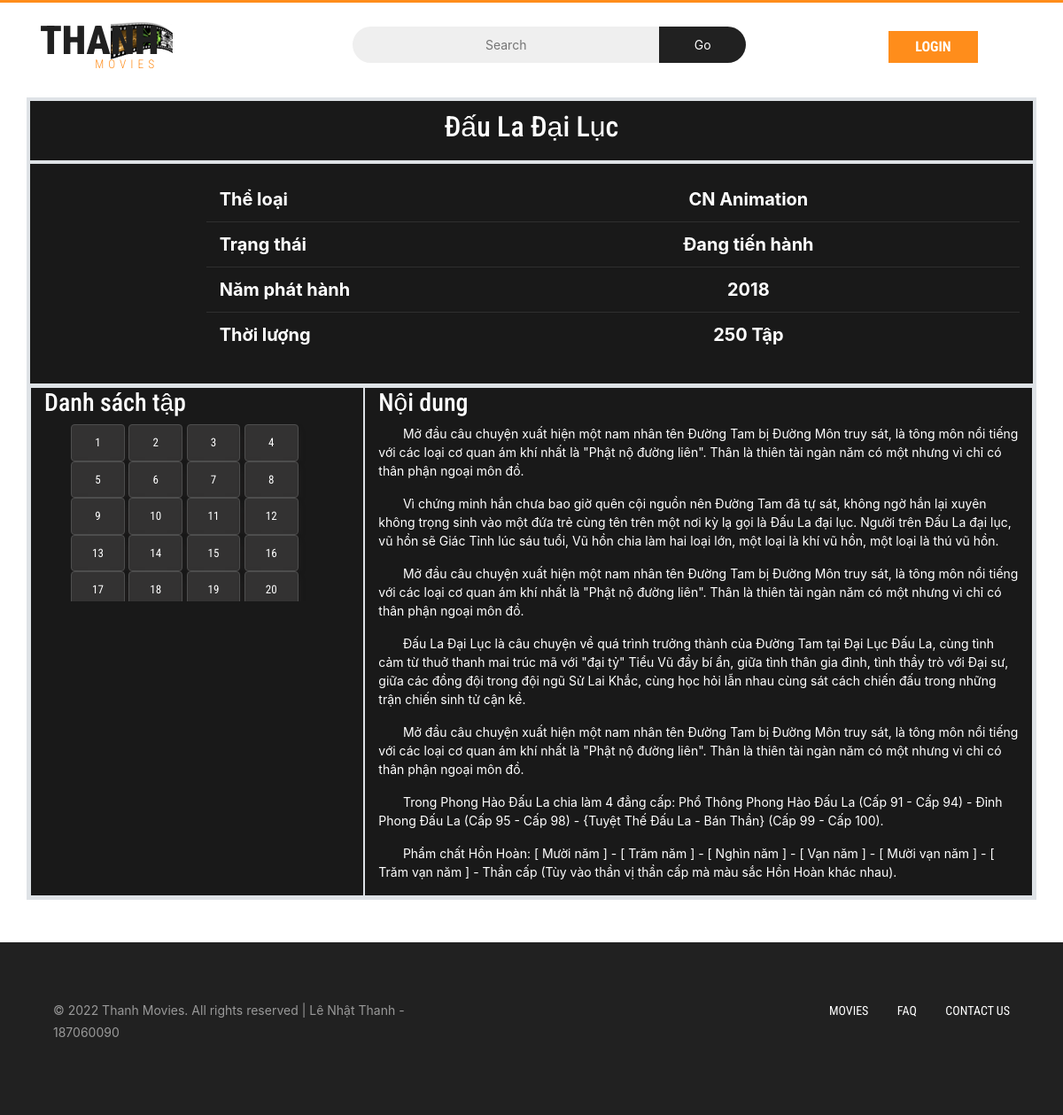
The app's page /thong-tin-phim/thong-tin-phim.php?movies_id=33 with its own data.
### tables this page shows
CREATE TABLE IF NOT EXISTS `movies` (
  `id` int(11) NOT NULL AUTO_INCREMENT,
  `title_movie` varchar(100) DEFAULT NULL,
  `description` longtext DEFAULT NULL,
  `status` int(11) DEFAULT NULL,
  `image` varchar(255) DEFAULT NULL,
  `year` year(4) DEFAULT NULL,
  `list_episodes` int(255) DEFAULT NULL,
  `category_id` int(11) DEFAULT NULL,
  `genre_id` int(11) DEFAULT NULL,
  `country_id` int(11) DEFAULT NULL,
  PRIMARY KEY (`id`),
  KEY `category_id` (`category_id`),
  KEY `genre_id` (`genre_id`),
  KEY `country_id` (`country_id`),
  CONSTRAINT `FK_moives_categories` FOREIGN KEY (`category_id`) REFERENCES `categories` (`id`),
  CONSTRAINT `FK_moives_countries` FOREIGN KEY (`country_id`) REFERENCES `countries` (`id`),
  CONSTRAINT `FK_moives_genres` FOREIGN KEY (`genre_id`) REFERENCES `genres` (`id`)
);

CREATE TABLE IF NOT EXISTS `genres` (
  `id` int(11) NOT NULL AUTO_INCREMENT,
  `title_genre` varchar(100) DEFAULT NULL,
  `description` varchar(255) DEFAULT NULL,
  `status` int(11) DEFAULT NULL,
  PRIMARY KEY (`id`)
);

CREATE TABLE IF NOT EXISTS `episodes` (
  `id` int(11) NOT NULL AUTO_INCREMENT,
  `linkphim` longtext DEFAULT NULL,
  `episode` int(11) DEFAULT NULL,
  `moive_id` int(11) DEFAULT NULL,
  PRIMARY KEY (`id`) USING BTREE,
  KEY `moive_id` (`moive_id`),
  CONSTRAINT `FK_episodes_moives` FOREIGN KEY (`moive_id`) REFERENCES `movies` (`id`)
);

### thong-tin-phim/thong-tin-phim.php (the view, shortened to what this page needs)
<?php include_once __DIR__ . '/../dbconnect.php'; ?>
<?php
$movies_id = null;
if (isset($_GET['movies_id'])) {
    $movies_id = $_GET['movies_id'];
}
$sqlThongTinPhim = "
    SELECT mv.id, mv.title_movie, mv.description, mv.`status`, mv.image, mv.`year`, mv.list_episodes, gr.title_genre
    FROM movies mv
    JOIN genres gr ON gr.id = mv.genre_id
    WHERE mv.id = $movies_id;
";
$resultThongTinPhim = mysqli_query($conn, $sqlThongTinPhim);
$dataThongTinPhim = [];
while ($item = mysqli_fetch_array($resultThongTinPhim, MYSQLI_ASSOC)) {
    $dataThongTinPhim[] = array(
        'movies_id' => $item['id'],
        'movies_title' => $item['title_movie'],
        'movies_description' => $item['description'],
        'movies_status' => $item['status'],
        'movies_image' => $item['image'],
        'movies_year' => $item['year'],
        'movies_list_episodes' => $item['list_episodes'],
        'genres_title' => $item['title_genre'],
    );
}
$sqlSoTapPhim = "
    SELECT id,linkphim,episode,moive_id
    FROM episodes
    WHERE moive_id = $movies_id
    ORDER BY episode ASC;
";
$resultSoTapPhim = mysqli_query($conn, $sqlSoTapPhim);
$dataSoTapPhim = [];
while ($item = mysqli_fetch_array($resultSoTapPhim, MYSQLI_ASSOC)) {
    $dataSoTapPhim[] = array(
        'episodes_id' => $item['id'],
        'episodes_linkphim' => $item['linkphim'],
        'episodes_episode' => $item['episode'],
    );
}
?>
<!DOCTYPE html>
<html lang="en">
<head>
    <link href="/web-xem-phim/assets/css/bootstrap.css" rel="stylesheet" type="text/css" media="all" />
    <link href="/web-xem-phim/assets/css/style.css" rel="stylesheet" type="text/css" media="all" />
    <link rel="stylesheet" href="/web-xem-phim/assets/css/contactstyle.css" type="text/css" media="all" />
    <link rel="stylesheet" href="/web-xem-phim/assets/css/faqstyle.css" type="text/css" media="all" />
    <link href="/web-xem-phim/assets/css/single.css" rel='stylesheet' type='text/css' />
    <link href="/web-xem-phim/assets/css/medile.css" rel='stylesheet' type='text/css' />
    <link href="/web-xem-phim/assets/css/jquery.slidey.min.css" rel="stylesheet">
    <link href="/web-xem-phim/assets/css/popuo-box.css" rel="stylesheet" type="text/css" media="all" />
    <link rel="stylesheet" href="/web-xem-phim/assets/css/font-awesome.min.css" />
    <link href="/web-xem-phim/assets/css/owl.carousel.css" rel="stylesheet" type="text/css" media="all">
    <link href="/web-xem-phim/thong-tin-phim/assets/css/mdb.min.css" rel="stylesheet" type="text/css" media="all">
    <link href="/web-xem-phim/thong-tin-phim/assets/css/style.css" rel="stylesheet" type="text/css" media="all">
    <?php include_once __DIR__ . '/../frontend/layouts/styles.php' ?>
</head>
<body>
    <?php include_once __DIR__ . '/../frontend/partials/header.php' ?>
    <div class="main">
        <div class="container border" style="align-items: center;color: #fff;background: #191919;border-radius: 0!important;border: 2px solid #dee2e6!important;">
            <div class="row border" style="border: 2px solid #dee2e6!important;">
                <div class="col" style="padding: 10px 0px;">
                    <?php foreach ($dataThongTinPhim as $ttp) : ?>
                        <div class="col-md-12 text-center tile-movies ">
                            <h2><?= $ttp['movies_title'] ?></h2>
                        </div>
                </div>
            </div>
            <div class="row border" style="border: 2px solid #dee2e6!important;">
                <div class="col-md-12 content-movies">
                    <div class="row" style="margin: 15px 0px 30px 0px;">
                        <div class="col-md-2 content-movies-img">
                        </div>
                        <div class="col-md-10 content-movies-list">
                            <div class="row" style="padding: 10px 0px;align-items: center;">
                                <div class="col-md-4 content-movies-list">
                                    <div style="font-weight: 700;font-size: 20px;">Thể loại</div>
                                </div>
                                <div class="col-md-8 content-movies-list text-center">
                                    <div style="font-weight: 700;font-size: 20px;"><?= $ttp['genres_title'] ?></div>
                                </div>
                            </div>
                            <div class="row" style="padding: 10px 0px;align-items: center;border-top: #2f2f2f 1px solid;">
                                <div class="col-md-4 content-movies-list">
                                    <div style="font-weight: 700;font-size: 20px;">Trạng thái</div>
                                </div>
                                <div class="col-md-8 content-movies-list text-center">
                                    <?php if ($ttp['movies_status'] == 1) : ?>
                                        <div style="font-weight: 700;font-size: 20px;"><?= $ttp['movies_status'] = "Đang tiến hành" ?></div>
                                    <?php else : ?>
                                        <div style="font-weight: 700;font-size: 20px;"><?= $ttp['movies_status'] = "Hoàn thành" ?></div>
                                    <?php endif; ?>
                                </div>
                            </div>
                            <div class="row" style="padding: 10px 0px;align-items: center;border-top: #2f2f2f 1px solid;">
                                <div class="col-md-4 content-movies-list">
                                    <div style="font-weight: 700;font-size: 20px;">Năm phát hành</div>
                                </div>
                                <div class="col-md-8 content-movies-list text-center">
                                    <div style="font-weight: 700;font-size: 20px;"><?= $ttp['movies_year'] ?></div>
                                </div>
                            </div>
                            <div class="row" style="padding: 10px 0px;align-items: center;border-top: #2f2f2f 1px solid;">
                                <div class="col-md-4 content-movies-list">
                                    <div style="font-weight: 700;font-size: 20px;">Thời lượng</div>
                                </div>
                                <div class="col-md-8 content-movies-list text-center">
                                    <div style="font-weight: 700;font-size: 20px;"><?= $ttp['movies_list_episodes'] ?> Tập</div>
                                </div>
                            </div>
                        </div>
                    </div>
                </div>
            </div>
            <div class="row border" style="border: 2px solid #dee2e6!important;">
                <div class="col-md-4 border">
                    <h3>Danh sách tập</h3>
                    <div class="col-md-4-episode-movies">
                        <div class="scrollbar scrollbar-warning">
                            <div class="force-overflow">
                                <?php foreach ($dataSoTapPhim as $stp) : ?>
                                    <a style="background: #333232;text-align: center;padding: 10px 5px;border: 1px solid #4e4e4e;font-size: 13px;width: 20%;box-sizing: border-box;" class="btn btn-dark" href="/web-xem-phim/xem-phim/xem-phim.php?movies_id=<?= $movies_id ?>&episodes_episode=<?= $stp['episodes_episode'] ?>&total_episode=<?= count($dataSoTapPhim) ?>">
                                        <span><?= $stp['episodes_episode'] ?></span>
                                    </a>
                                <?php endforeach; ?>
                            </div>
                        </div>
                    </div>
                </div>
                <div class="col-md-8 border">
                    <h3>Nội dung</h3>
                    <div class="col-md-8-content-movies" style="display: grid">
                        <?= $ttp['movies_description'] ?>
                    </div>
                </div>
            </div>
        <?php endforeach; ?>
        </div>
    </div>
    <br>
    <br>
    <?php include_once __DIR__ . '/../frontend/partials/footer.php' ?>
</body>

### assets/css/style.css (style rules this page uses)
html, body { font-size: 100%; font-family: 'Roboto Condensed', sans-serif; background:#ffffff; }
p { margin:0; font-size:0.9em; }
h1,h2,h3,h4,h5,h6,a { font-family: 'Roboto Condensed', sans-serif; margin:0; }

### assets/css/contactstyle.css (style rules this page uses)
html, body { font-size: 100%; font-family: 'Roboto Condensed', sans-serif; background:#ffffff; }
p { margin:0; font-size:0.9em; }
h1,h2,h3,h4,h5,h6,a { font-family: 'Roboto Condensed', sans-serif; margin:0; }

### assets/css/faqstyle.css (style rules this page uses)
html, body { font-size: 100%; font-family: 'Roboto Condensed', sans-serif; background:#ffffff; }
p { margin:0; font-size:0.9em; }
h1,h2,h3,h4,h5,h6,a { font-family: 'Roboto Condensed', sans-serif; margin:0; }

### assets/css/single.css (style rules this page uses)
html, body { font-size: 100%; font-family: 'Roboto Condensed', sans-serif; }

### assets/css/medile.css (style rules this page uses)
html, body { font-size: 100%; font-family: 'Roboto Condensed', sans-serif; background:#ffffff; margin: 0; }
p,ul li,ol li { margin:0; font-size:14px; }
h1,h2,h3,h4,h5,h6 { margin:0; }

### thong-tin-phim/assets/css/style.css (style rules this page uses)
.scrollbar { margin-left: 30px; float: left; height: 200px; overflow-y: scroll; margin-bottom: 25px; display: flex; }
.force-overflow { width: 304px; min-height: 450px; }
.scrollbar-warning { scrollbar-color: #FF8800 #F5F5F5; }

### records on screen
movies: title_movie "Đấu La Đại Lục", genre.title_genre "CN Animation", movies_status "Đang tiến hành", year "2018", list_episodes "250", description "Mở đầu câu chuyện xuất hiện một nam nhân tên Đường Tam bị Đường Môn truy sát, là tông môn nổi tiếng với các loại cơ quan ám khí nhất là \"Phật nộ đường liên\". Thân là thiên tài ngàn năm có một nhưng vì chỉ có thân phận ngoại môn đồ. Vì chứng minh hắn chưa bao giờ quên cội nguồn nên Đường Tam đã tự sát, không ngờ hắn lại xuyên không trọng sinh vào một đứa trẻ cùng tên trên một nơi kỳ lạ gọi là Đấu La đại lục. Người trên Đấu La đại lục, vũ hồn sẽ Giác Tỉnh lúc sáu tuổi, Vũ hồn chia làm hai loại lớn, một loại là khí vũ hồn, một loại là thú vũ hồn. Mở đầu câu chuyện xuất hiện một nam nhân tên Đường Tam bị Đường Môn truy sát, là tông môn nổi tiếng với các loại cơ quan ám khí nhất là \"Phật nộ…"
episodes: episode "1"
episodes: episode "2"
episodes: episode "3"
episodes: episode "4"
episodes: episode "5"
episodes: episode "6"
episodes: episode "7"
episodes: episode "8"
episodes: episode "9"
episodes: episode "10"
episodes: episode "11"
episodes: episode "12"
episodes: episode "13"
episodes: episode "14"
episodes: episode "15"
episodes: episode "16"
episodes: episode "17"
episodes: episode "18"
episodes: episode "19"
episodes: episode "20"
